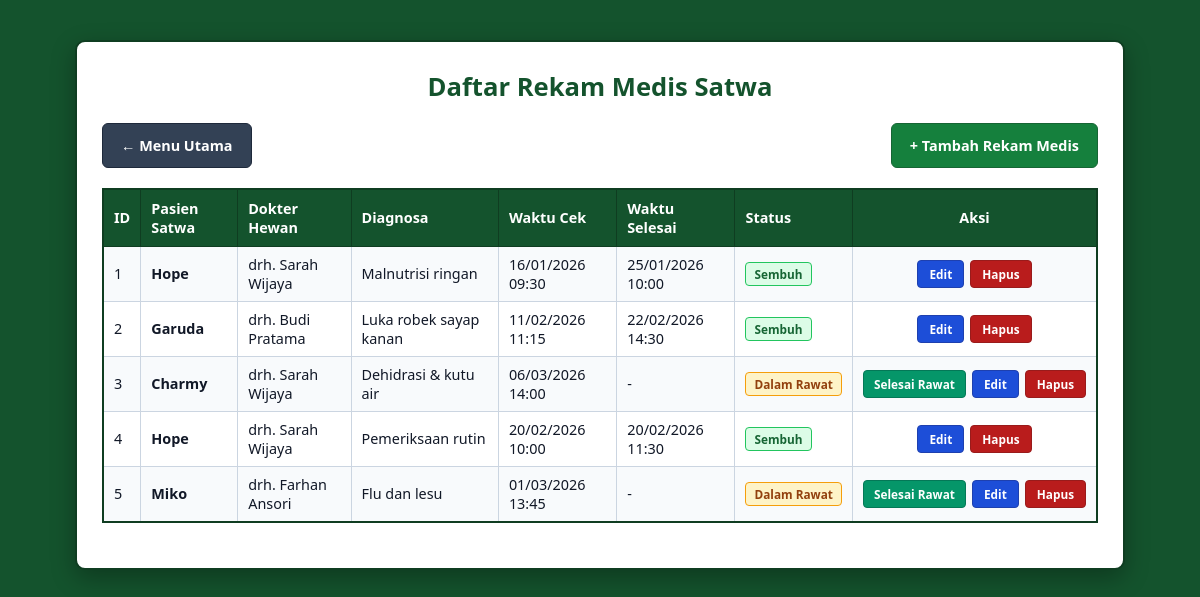
The app's page /view/health_logs.php with its own data.
### tables this page shows
CREATE TABLE health_logs (
    id_log INT AUTO_INCREMENT PRIMARY KEY,
    id_animal INT NOT NULL,
    id_vet INT NOT NULL,
    checkup_date DATETIME NOT NULL,
    diagnosis TEXT NOT NULL,
    recovery_date DATETIME DEFAULT NULL,
    status ENUM('Dalam Perawatan', 'Sembuh') NOT NULL DEFAULT 'Dalam Perawatan',
    CONSTRAINT fk_health_animal 
        FOREIGN KEY (id_animal) REFERENCES animals(id_animal) 
        ON DELETE CASCADE 
        ON UPDATE CASCADE,
    CONSTRAINT fk_health_vet 
        FOREIGN KEY (id_vet) REFERENCES veterinarians(id_vet) 
        ON DELETE CASCADE 
        ON UPDATE CASCADE
);

CREATE TABLE animals (
    id_animal INT AUTO_INCREMENT PRIMARY KEY,
    id_enclosure INT NOT NULL,
    species_name VARCHAR(100) NOT NULL,
    nickname VARCHAR(50) NOT NULL,
    rescue_date DATE NOT NULL,
    status ENUM('Karantina', 'Rehabilitasi', 'Siap Rilis', 'Telah Dirilis') NOT NULL DEFAULT 'Karantina',
    CONSTRAINT fk_animal_enclosure 
        FOREIGN KEY (id_enclosure) REFERENCES enclosures(id_enclosure) 
        ON DELETE CASCADE 
        ON UPDATE CASCADE
);

CREATE TABLE veterinarians (
    id_vet INT AUTO_INCREMENT PRIMARY KEY,
    name VARCHAR(100) NOT NULL,
    gender ENUM('Laki-laki', 'Perempuan') NOT NULL
);

### class/HealthLog.php (called while the page is built, shortened)
<?php
class HealthLog {
    private $conn;
    private $table = "health_logs";
    public function __construct($db) {
        $this->conn = $db;
    }
    public function readAll() {
        $query = "SELECT h.*, a.nickname, a.species_name, v.name AS vet_name
                  FROM {$this->table} h
                  JOIN animals a ON h.id_animal = a.id_animal
                  JOIN veterinarians v ON h.id_vet = v.id_vet
                  ORDER BY h.id_log ASC";
        $stmt = $this->conn->prepare($query);
        $stmt->execute();
        return $stmt->fetchAll(PDO::FETCH_ASSOC);
    }
}
?>

### view/health_logs.php (the view, shortened to what this page needs)
<link rel="stylesheet" href="../styles.css?v=<?= time() ?>">
<?php
require_once '../class/HealthLog.php';
$db = (new Database())->conn;
$healthLog = new HealthLog($db);
$action = $_GET['action'] ?? 'list';
?>
<div class="container">
<?php
switch ($action) {
        ?>
        <?php
    default:
        $list = $healthLog->readAll();
        ?>
        <h2>Daftar Rekam Medis Satwa</h2>
        <div class="header-actions">
            <a href="../index.php" class="back-btn">&larr; Menu Utama</a>
            <a href="health_logs.php?action=create" class="add-btn">+ Tambah Rekam Medis</a>
        </div>
        <div class="table-responsive">
        <table>
            <tr>
                <th>ID</th>
                <th>Pasien Satwa</th>
                <th>Dokter Hewan</th>
                <th>Diagnosa</th>
                <th>Waktu Cek</th>
                <th>Waktu Selesai</th>
                <th>Status</th>
                <th>Aksi</th>
            </tr>
            <?php if (empty($list)): ?>
            <tr>
                <td colspan="8" style="text-align:center;">Belum ada catatan medis.</td>
            </tr>
            <?php else: ?>
            <?php foreach ($list as $row): ?>
            <tr>
                <td><?= $row['id_log'] ?></td>
                <td><strong><?= htmlspecialchars($row['nickname']) ?></strong></td>
                <td><?= htmlspecialchars($row['vet_name']) ?></td>
                <td><?= htmlspecialchars($row['diagnosis']) ?></td>
                <td><?= date('d/m/Y H:i', strtotime($row['checkup_date'])) ?></td>
                <td>
                    <?= !empty($row['recovery_date']) ? date('d/m/Y H:i', strtotime($row['recovery_date'])) : '-' ?>
                </td>
                <td>
                    <?php if (($row['status'] ?? '') === 'Sembuh' || !empty($row['recovery_date'])): ?>
                        <span class="badge-healed">Sembuh</span>
                    <?php else: ?>
                        <span class="badge-care">Dalam Rawat</span>
                    <?php endif; ?>
                </td>
                <td>
                    <div class="action-buttons">
                        <?php if (empty($row['recovery_date']) || ($row['status'] ?? '') !== 'Sembuh'): ?>
                            <a href="health_logs.php?action=complete&id=<?= $row['id_log'] ?>" class="complete-btn" onclick="return confirm('Konfirmasi satwa telah sembuh dan selesai rawat?')">Selesai Rawat</a>
                        <?php endif; ?>
                        <a href="health_logs.php?action=edit&id=<?= $row['id_log'] ?>" class="edit-btn">Edit</a>
                        <a href="health_logs.php?action=delete&id=<?= $row['id_log'] ?>" class="delete-btn" onclick="return confirm('Hapus catatan medis ini?')">Hapus</a>
                    </div>
                </td>
            </tr>
            <?php endforeach; ?>
            <?php endif; ?>
        </table>
        </div>
        <?php
        break;
}
?>
</div>

### styles.css (style rules this page uses)
* { margin: 0; padding: 0; box-sizing: border-box; }
.container { width: 95%; max-width: 1050px; margin: 40px auto; padding: 25px; background-color: #ffffff; border: 2px solid #0f3d21; border-radius: 10px; box-shadow: 0 8px 24px rgba(0, 0, 0, 0.3); overflow: hidden; }
h2 { color: #14532d; font-size: 1.6rem; font-weight: 800; margin-bottom: 15px; text-align: center; }
.header-actions { display: flex; justify-content: space-between; align-items: center; margin-bottom: 20px; }
.add-btn, .back-btn, .edit-btn, .delete-btn, button { padding: 10px 18px; border-radius: 6px; cursor: pointer; text-decoration: none; font-weight: 700; font-size: 0.9em; display: inline-block; }
.add-btn { background-color: #15803d; color: #ffffff; border: 1px solid #166534; }
.back-btn { background-color: #334155; color: #ffffff; border: 1px solid #1e293b; }
.action-buttons { display: inline-flex; align-items: center; justify-content: center; gap: 6px; white-space: nowrap; }
.complete-btn { background-color: #059669; color: #ffffff; border: 1px solid #047857; padding: 5px 10px; font-size: 0.82em; font-weight: 700; border-radius: 4px; text-decoration: none; display: inline-block; }
.badge-care { background-color: #fef3c7; color: #92400e; border: 1px solid #f59e0b; padding: 3px 8px; border-radius: 4px; font-size: 0.82em; font-weight: 700; display: inline-block; white-space: nowrap; }
.badge-healed { background-color: #dcfce7; color: #166534; border: 1px solid #22c55e; padding: 3px 8px; border-radius: 4px; font-size: 0.82em; font-weight: 700; display: inline-block; white-space: nowrap; }
.edit-btn { background-color: #1d4ed8; color: #ffffff; border: 1px solid #1e40af; padding: 5px 11px; font-size: 0.82em; font-weight: 700; border-radius: 4px; text-decoration: none; display: inline-block; }
.delete-btn { background-color: #b91c1c; color: #ffffff; border: 1px solid #991b1b; padding: 5px 11px; font-size: 0.82em; font-weight: 700; border-radius: 4px; text-decoration: none; display: inline-block; }
.table-responsive { width: 100%; overflow-x: auto; margin: 20px 0; }
table { width: 100%; border-collapse: collapse; border: 2px solid #0f3d21; }
table th { background-color: #14532d; color: #ffffff; font-weight: 700; font-size: 0.9em; padding: 9px 10px; text-align: left; border: 1px solid #0f3d21; }
table td { padding: 8px 10px; text-align: left; color: #111827; font-size: 0.9em; font-weight: 500; border: 1px solid #cbd5e1; }
table th:last-child, table td:last-child { white-space: nowrap; text-align: center; width: 1%; }
table tr:nth-child(even) { background-color: #f8fafc; }

### records on screen
health_logs: id_log "1", id_animal.nickname "Hope", id_vet.name "drh. Sarah Wijaya", diagnosis "Malnutrisi ringan", checkup_date "16/01/2026 09:30", recovery_date "25/01/2026 10:00", status "Sembuh"
health_logs: id_log "2", id_animal.nickname "Garuda", id_vet.name "drh. Budi Pratama", diagnosis "Luka robek sayap kanan", checkup_date "11/02/2026 11:15", recovery_date "22/02/2026 14:30", status "Sembuh"
health_logs: id_log "3", id_animal.nickname "Charmy", id_vet.name "drh. Sarah Wijaya", diagnosis "Dehidrasi & kutu air", checkup_date "06/03/2026 14:00", status "Dalam Rawat"
health_logs: id_log "4", id_animal.nickname "Hope", id_vet.name "drh. Sarah Wijaya", diagnosis "Pemeriksaan rutin", checkup_date "20/02/2026 10:00", recovery_date "20/02/2026 11:30", status "Sembuh"
health_logs: id_log "5", id_animal.nickname "Miko", id_vet.name "drh. Farhan Ansori", diagnosis "Flu dan lesu", checkup_date "01/03/2026 13:45", status "Dalam Rawat"
